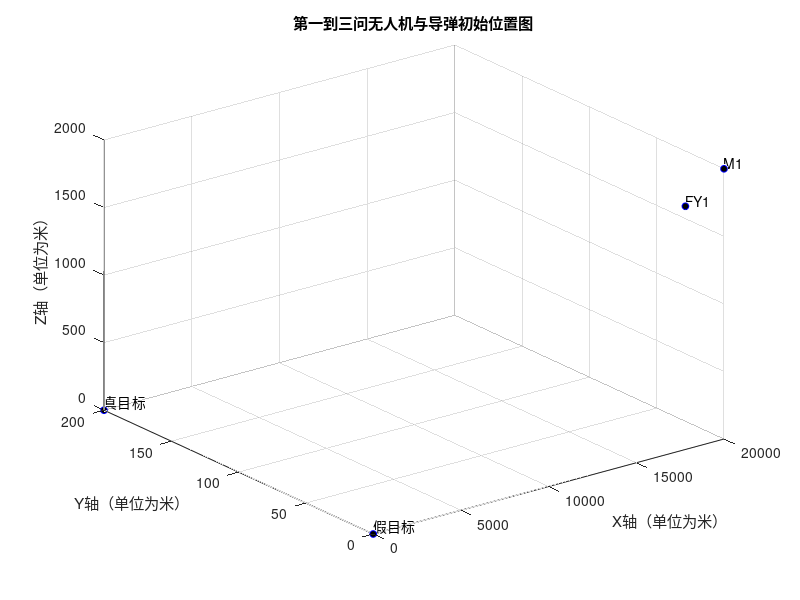

Here is the MATLAB script that generated this plot:
clc,clear,close all 

format long g

figure; 
hold on; 

false_target = [0,0,0];
true_target = [0,200,0];
M1 = [20000,0,2000];
FY1 = [17800,0,1800];

plot3(0, 0, 0, 'bo', 'MarkerSize', 5, 'MarkerFaceColor', 'k');
plot3(0,200,0, 'bo', 'MarkerSize', 5, 'MarkerFaceColor', 'k');
plot3(20000,0,2000, 'bo', 'MarkerSize', 5, 'MarkerFaceColor', 'k');
plot3(17800,0,1800, 'bo', 'MarkerSize', 5, 'MarkerFaceColor', 'k');

text(0, 0, 0, '假目标', ...
    'FontSize', 10, 'Color', 'k', ...
    'HorizontalAlignment', 'left', 'VerticalAlignment', 'bottom');
text(0,200,0, '真目标', ...
    'FontSize', 10, 'Color', 'k', ...
    'HorizontalAlignment', 'left', 'VerticalAlignment', 'bottom');
text(20000,0,2000, 'M1', ...
    'FontSize', 10, 'Color', 'k', ...
    'HorizontalAlignment', 'left', 'VerticalAlignment', 'bottom');
text(17800,0,1800, 'FY1', ...
    'FontSize', 10, 'Color', 'k', ...
    'HorizontalAlignment', 'left', 'VerticalAlignment', 'bottom');

hold off; 

fprintf('M到false_targe运动的的参数方程:\n');
fprintf('x = %.2f - %.8f * t\n', M1(1), 300*cos(atan(2000/20000)))
fprintf('y = %.2f \n', M1(2))
fprintf('z = %.2f - %.8f * t\n', M1(3), 300*sin(atan(2000/20000)))
fprintf('t的范围是0到%.8f秒\n', sqrt(sum((abs(M1 - false_target)).^2 ))./ 300)

fprintf('\n')

fprintf('FY1到false_target运动的的参数方程:\n');
fprintf('x = %.2f - %.8f * t\n', FY1(1), 120)
fprintf('y = %.2f - %.8f * t\n', FY1(2), 0)
fprintf('z = %.2f - %.8f * t\n', FY1(3),0)
fprintf('t的范围是0到%.8f秒\n', sqrt(sum((abs(FY1(1:2) - false_target(1:2))).^2 ))./ 120)


xlabel('X轴（单位为米）');
ylabel('Y轴（单位为米）');
zlabel('Z轴（单位为米）');
title('第一到三问无人机与导弹初始位置图');
grid on; 
view(3);
